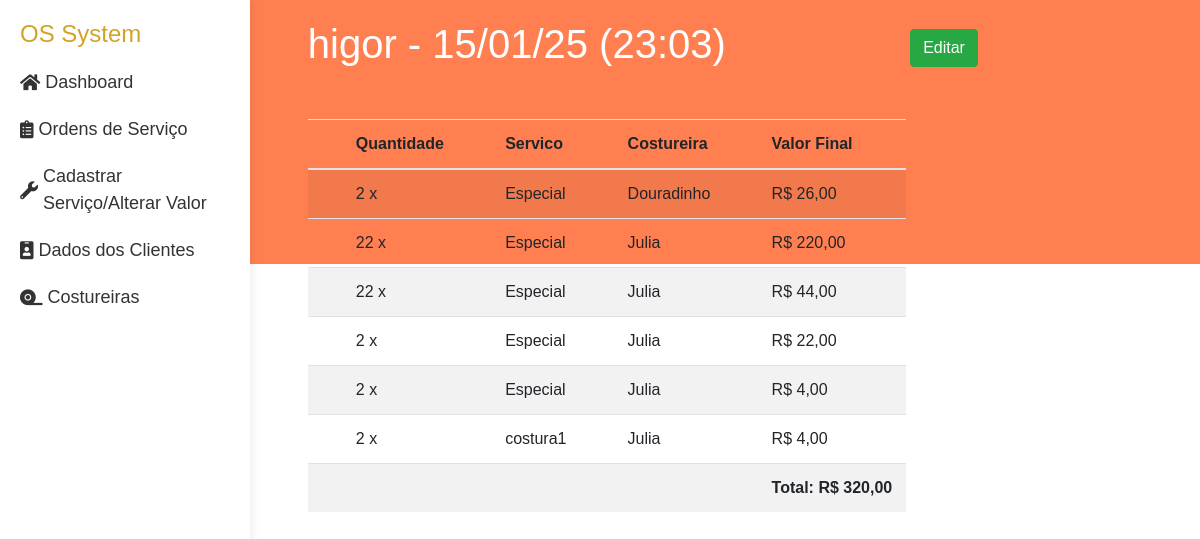
The page /clientes/preview_9 on the database its author committed.
### ordens/models.py (models this page shows, shortened)
class Ordem(models.Model):
    cliente = models.ForeignKey(Cliente, related_name='ordens', on_delete=models.CASCADE)
    data_pedido = models.DateTimeField(auto_now_add=True)
    data_entrega = models.DateField(verbose_name='Data de entrega')
    status = models.IntegerField(choices=STATUS, default=0)
    def total(self):
        return sum(item.preco_total for item in self.itens.all())

class OrdemItem(models.Model):
    ordem = models.ForeignKey(Ordem, related_name='itens', on_delete=models.CASCADE)
    servico = models.ForeignKey(servicos, on_delete=models.CASCADE)
    costureira = models.ForeignKey(Costureira, on_delete=models.CASCADE)
    comissao = models.PositiveIntegerField(
        default=5,
        validators=[
            MinValueValidator(0),
            MaxValueValidator(100),
        ])
    quantidade = models.PositiveIntegerField()
    descricao = models.TextField(blank=True, null=True)  # Comentário opcional
    valor_unit = models.DecimalField(max_digits=10, decimal_places=2,
                                     blank=True, null=True,
                                     validators=[MinValueValidator(0)])
    preco_total = models.DecimalField(max_digits=10, decimal_places=2)

### cliente/models.py (models this page shows)
class Cliente(models.Model):
    nome = models.CharField(max_length=100)
    cpf = CPFField(masked=True,blank=True, null=True, verbose_name='CPF')
    endereco = models.CharField(max_length=100,blank=True, null=True)
    num =  models.IntegerField(blank=True, null=True)
    cidade = models.CharField(max_length=20,blank=True, null=True)
    estado = models.CharField(max_length=30,blank=True, null=True)
    telefone = models.CharField(max_length=15,blank=True, null=True)
    def __str__(self):
        return self.nome

### servicos/models.py (models this page shows)
class servicos(models.Model):
    nome = models.CharField(max_length=50)
    valor = models.DecimalField(max_digits=10, decimal_places=2)
    def __str__(self):
        return self.nome

### costureiras/models.py (models this page shows)
class Costureira(models.Model):
    nome = models.CharField(max_length=100)
    cpf = models.CharField(max_length=100)
    def __str__(self) :
        return self.nome

### cliente/views.py (the view)
# urls.py: path('preview_<int:id>', views.vis_ordem_cliente, name= 'preview'),
def vis_ordem_cliente(request, id):
    ordem = get_object_or_404(Ordem, pk=id)
    objs = ordem.itens.all()
    return render(request, 'cliente/vis_ordem_cliente.html', {'itens':objs, 'ordem':ordem})

### cliente/templates/cliente/vis_ordem_cliente.html
{% extends "layout.html" %}
{% block content %}
<div class='block'>
    <h1>{{ordem.cliente}} - {{ordem.data_pedido|date:"d/m/y (H:i)"}} </h1>
    <div>
        <a class='btn btn-success' href="{% url "ordens:edit_order" ordem.id %}">Editar</a>
    </div>
</div>
<table class='tabela-cliente-ordem table table-striped'>
    <thead>
        <tr>
            <th>Quantidade</th>
            <th>Servico</th>
            <th>Costureira</th>
            <th>Valor Final</th>
        </tr>
    </thead>
    <tbody>
        {% if itens %}
            {% for item in itens %}
                <tr>
                    <td>{{item.quantidade}} x </td>
                    <td>{{item.servico}} </td>
                    <td>{{item.costureira}} </td>
                    <td>R$ {{item.preco_total}} </td>
                </tr>
            {% endfor %}
            <tr>
                <td></td>
                <td></td>
                <td></td>
                <th>Total: R$ {{ordem.total}} </th>
            </tr>
        {% else %}
            <tr>
                <td colspan='4'>
                    Nenhum serviço adicionado ...
                </td>
            </tr>
        {% endif %}
    </tbody>
</table>
{% endblock %}

### static/css/styles.css (style rules this page uses)
body { font-family: Arial, sans-serif; margin: 0; padding: 0; display: flex; background: linear-gradient(to bottom, #ff7f50 33vh, #fff 33vh); min-height: 100vh; }
h1 { color: #fff; }
.block { width: 100%; display: grid; grid-template-columns: auto 1fr; align-items: center; text-align: center; }

### rows shown on the page
Ordem: cliente "higor", data_pedido "15/01/25 (23:03)", total "320,00"
OrdemItem: quantidade "2", servico "Especial", costureira "Douradinho", preco_total "26,00"
OrdemItem: quantidade "22", servico "Especial", costureira "Julia", preco_total "220,00"
OrdemItem: quantidade "22", servico "Especial", costureira "Julia", preco_total "44,00"
OrdemItem: quantidade "2", servico "Especial", costureira "Julia", preco_total "22,00"
OrdemItem: quantidade "2", servico "Especial", costureira "Julia", preco_total "4,00"
OrdemItem: quantidade "2", servico "costura1", costureira "Julia", preco_total "4,00"
